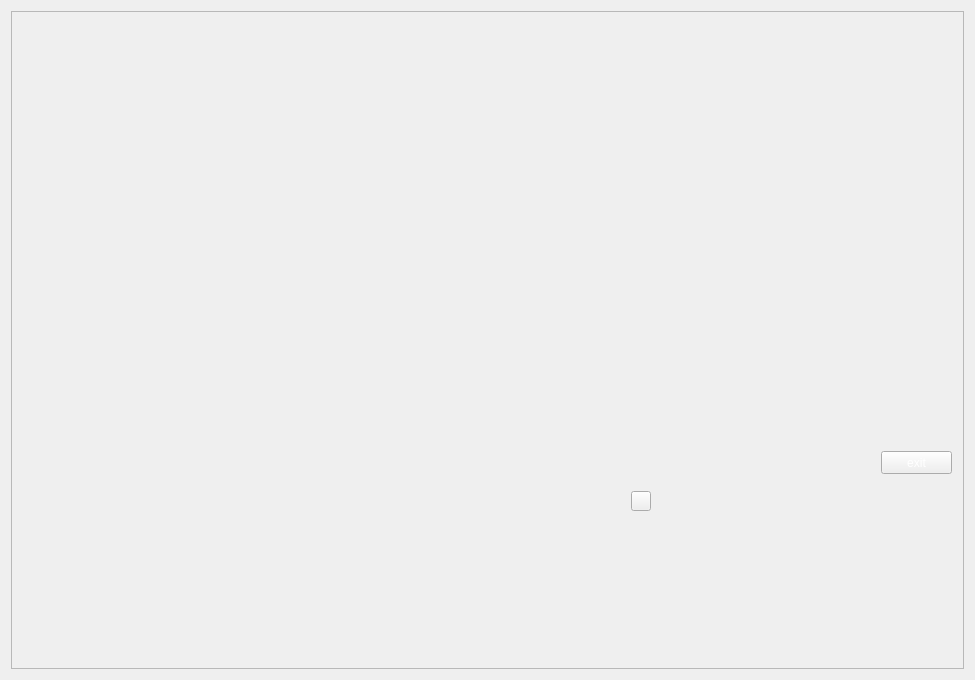
<?xml version="1.0" encoding="UTF-8"?>
<ui version="4.0">
 <class>Widget</class>
 <widget class="QWidget" name="Widget">
  <property name="geometry">
   <rect>
    <x>0</x>
    <y>0</y>
    <width>975</width>
    <height>680</height>
   </rect>
  </property>
  <property name="windowTitle">
   <string>Widget</string>
  </property>
  <layout class="QHBoxLayout" name="horizontalLayout">
   <item>
    <widget class="QFrame" name="frame">
     <property name="frameShape">
      <enum>QFrame::StyledPanel</enum>
     </property>
     <property name="frameShadow">
      <enum>QFrame::Raised</enum>
     </property>
     <widget class="QPushButton" name="men">
      <property name="geometry">
       <rect>
        <x>620</x>
        <y>480</y>
        <width>20</width>
        <height>20</height>
       </rect>
      </property>
      <property name="text">
       <string/>
      </property>
     </widget>
     <widget class="QPushButton" name="exit">
      <property name="geometry">
       <rect>
        <x>870</x>
        <y>440</y>
        <width>71</width>
        <height>23</height>
       </rect>
      </property>
      <property name="styleSheet">
       <string notr="true">color: rgb(255, 255, 255);</string>
      </property>
      <property name="text">
       <string>exit</string>
      </property>
     </widget>
    </widget>
   </item>
  </layout>
 </widget>
 <layoutdefault spacing="6" margin="11"/>
 <resources/>
 <connections/>
</ui>
